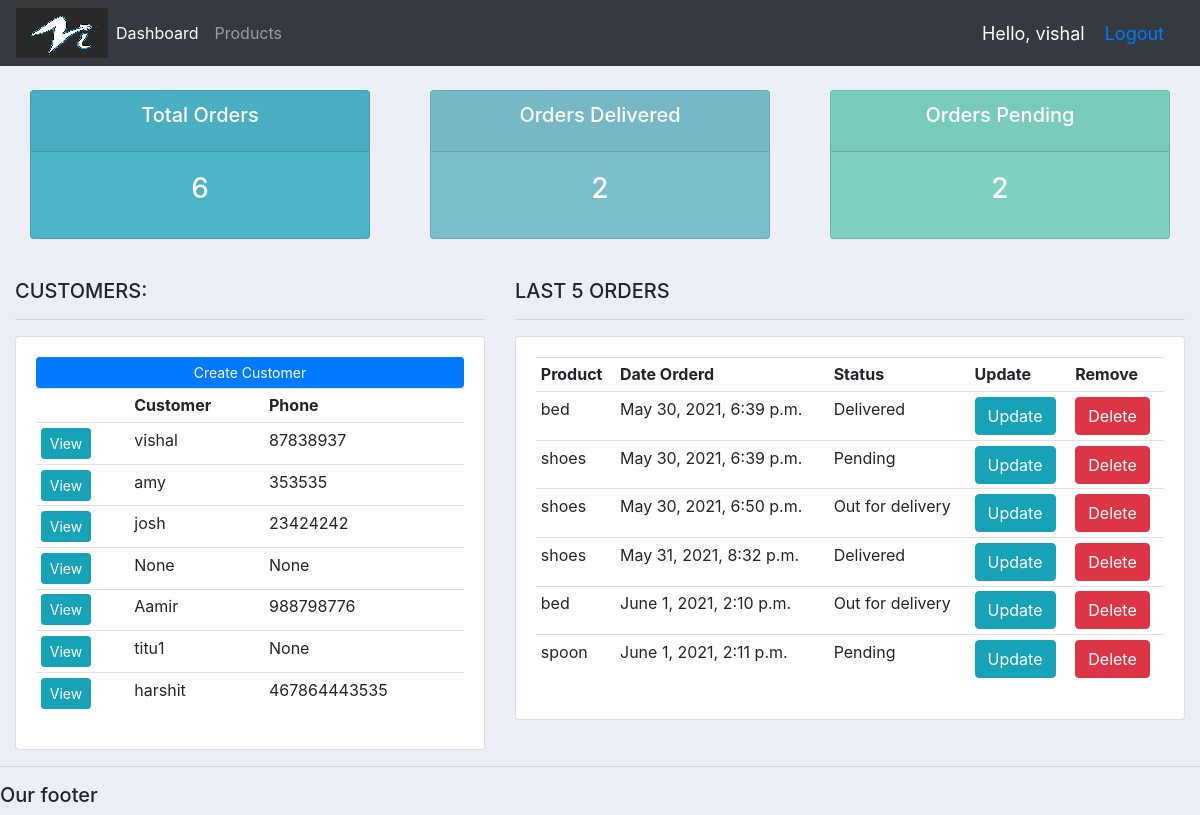
The app's page / (signed in) with its own data.
### accounts/models.py (models this page shows, shortened)
class Customer(models.Model):
    user=models.OneToOneField(User,null=True,blank=True,on_delete=models.CASCADE)
    name=models.CharField(max_length=200,null=True)
    phone = models.CharField(max_length=200, null=True)
    email = models.CharField(max_length=200, null=True)
    profile_pic=models.ImageField(default="profile1.png",null=True,blank=True)
    date_created = models.DateTimeField(auto_now_add=True, null=True)

class Order(models.Model):
    STATUS = (
        ('Pending', 'Pending'),
        ('Out for delivery', 'Out for delivery'),
        ('Delivered','Delivered')
    )
    customer=models.ForeignKey(Customer,null=True,on_delete=models.SET_NULL)
    product = models.ForeignKey(Product,null=True,on_delete=models.SET_NULL)
    status = models.CharField(max_length=200, null=True,choices=STATUS)
    date_created = models.DateTimeField(auto_now_add=True, null=True)
    note= models.CharField(max_length=2000, null=True)

class Product(models.Model):
    CATEGORY=(
        ('Indoor','Indoor'),
        ('Outdoor','Outdoor'),
    )
    name=models.CharField(max_length=200,null=True)
    price = models.FloatField(null=True)
    category = models.CharField(max_length=20,null=True,choices=CATEGORY)
    description = models.CharField(max_length=200, null=True)
    date_created = models.DateTimeField(auto_now_add=True, null=True)
    tags = models.ManyToManyField(Tag)
    def __str__(self):
        return self.name

### accounts/decorators.py (the view)
    def wrapper_func(request,*args,**kwargs):
        group=None
        if request.user.groups.exists():
            group=request.user.groups.all()[0].name
        if group=='customer':
            return redirect('user-page')
        if group=='admin':
            return view_func(request,*args,**kwargs)

### accounts/views.py (called while the page is built)
@login_required(login_url='login')
@admin_only
def home(request):
	customer=Customer.objects.all()
	order=Order.objects.all()
	total_customers=customer.count()
	total_order=order.count()
	delivered=order.filter(status='Delivered').count()
	pending=order.filter(status='Pending').count()
	context={'customer':customer,'order':order,'number_customer':total_customers,'number_order':total_order,'delivered':delivered,'pending':pending}
	return render(request, 'accounts/dashboard.html',context)

### accounts/templates/accounts/dashboard.html
{%  extends 'accounts/main.html' %}
{% block content %}
{%  include 'accounts/status.html' %}
<br>
<div class="row">
	<div class="col-md-5">
		<h5>CUSTOMERS:</h5>
		<hr>
		<div class="card card-body">
			<a class="btn btn-primary  btn-sm btn-block" href="">Create Customer</a>
			<table class="table table-sm">
				<tr>
					<th></th>
					<th>Customer</th>
					<th>Phone</th>
				</tr>
				{% for i in customer %}
				<tr>
					<td><a class="btn btn-sm btn-info" href="{% url 'customer' i.id %}">View</a></td>
					<td>{{i.name}}</td>
					<td>{{i.phone}}</td>
				</tr>
				{% endfor %}
			</table>
		</div>
	</div>
	<div class="col-md-7">
		<h5>LAST 5 ORDERS</h5>
		<hr>
		<div class="card card-body">
			<table class="table table-sm">
				<tr>
					<th>Product</th>
					<th>Date Orderd</th>
					<th>Status</th>
					<th>Update</th>
					<th>Remove</th>
				</tr>
				{% for i in order %}
				<tr>
					<td>{{i.product}}</td>
					<td>{{i.date_created}}</td>
					<td>{{i.status}}</td>
					<td><a class="btn btn-rm btn-info" href="{% url 'update_order' i.id %}">Update</a></td>
					<td><a class="btn btn-rm btn-danger" href="{% url 'delete_order' i.id %}">Delete</a></td>
				</tr>
				{% endfor %}
			</table>
		</div>
	</div>
</div>
{% endblock %}

### accounts/templates/accounts/main.html (shortened to what this page needs)
<!DOCTYPE html>
{% load static %}
<html>
<head>
	<link rel="stylesheet" href="https://stackpath.bootstrapcdn.com/bootstrap/4.3.1/css/bootstrap.min.css">
	<link rel="stylesheet" type="text/css" href="{% static '/css/main.css' %}"
</head>
<body>
	{%  include 'accounts/navbar.html' %}
	<div class="container-fluid">
	{% block content %}
	{% endblock %}
    </div>
	<hr>
	<h5>Our footer</h5>
</body>
</html>

### accounts/templates/accounts/navbar.html (shortened to what this page needs)
{% load static %}
<nav class="navbar navbar-expand-lg navbar-dark bg-dark">
  <img src="{% static 'images/logo.png' %}">
  <div class="collapse navbar-collapse" id="navbarNav">
    <ul class="navbar-nav">
      {% if request.user.is_staff %}
      <li class="nav-item active">
        <a class="nav-link" href="{% url 'home' %}">Dashboard</a>
      </li>
      <li class="nav-item">
        <a class="nav-link" href="{% url 'products' %}">Products</a>
      </li>
      {% else %}
      <li class="nav-item">
        <a class="nav-link" href="{% url 'account' %}">Settings</a>
      </li>
      {% endif %}
    </ul>
  </div>
  <span class="hello-msg">Hello, {{request.user}}</span>
  <span class="hello-msg"><a href="{% url 'logout' %}">Logout</a></span>
</nav>

### accounts/templates/accounts/status.html
<br>
<div class="row">
	<div class="col">
		<div class="col-md">
			<div class="card text-center text-white  mb-3" id="total-orders">
			  	<div class="card-header">
			  		<h5 class="card-title">Total Orders</h5>
			  	</div>
			  	<div class="card-body">
			    	<h3 class="card-title">{{number_order}}</h3>
			  	</div>
			</div>
		</div>
	</div>
	<div class="col">
		<div class="col-md">
			<div class="card text-center text-white  mb-3" id="orders-delivered">
			  	<div class="card-header">
			  		<h5 class="card-title">Orders Delivered</h5>
			  	</div>
			  	<div class="card-body">
			    	<h3 class="card-title">{{delivered}}</h3>
			  	</div>
			</div>
		</div>
	</div>
	<div class="col">
		<div class="col-md">
			<div class="card text-center text-white  mb-3" id="orders-pending">
			  	<div class="card-header">
			  		<h5 class="card-title">Orders Pending</h5>
			  	</div>
			  	<div class="card-body">
			    	<h3 class="card-title">{{pending}}</h3>
			  	</div>
			</div>
		</div>
	</div>
</div>

### static/css/main.css (style rules this page uses)
body { background-color: #ebeff5; }
#total-orders { background-color: #4cb4c7; }
#orders-delivered { background-color: #7abecc; }
#orders-pending { background-color: #7CD1C0; }

### accounts/templates/accounts/navbar.html (style rules this page uses)
.hello-msg { font-size:18px; color:#fff; margin-right:20px; }

### records on screen
Customer: name "vishal", phone "87838937"
Customer: name "amy", phone "353535"
Customer: name "josh", phone "23424242"
Customer: name "None", phone "None"
Customer: name "Aamir", phone "988798776"
Customer: name "titu1", phone "None"
Customer: name "harshit", phone "467864443535"
Order: product "bed", date_created "May 30, 2021, 6:39 p.m.", status "Delivered"
Order: product "shoes", date_created "May 30, 2021, 6:39 p.m.", status "Pending"
Order: product "shoes", date_created "May 30, 2021, 6:50 p.m.", status "Out for delivery"
Order: product "shoes", date_created "May 31, 2021, 8:32 p.m.", status "Delivered"
Order: product "bed", date_created "June 1, 2021, 2:10 p.m.", status "Out for delivery"
Order: product "spoon", date_created "June 1, 2021, 2:11 p.m.", status "Pending"

### other values on screen
{{ request.user }} "vishal"
{{ number_order }} "6"
{{ delivered }} "2"
{{ pending }} "2"
